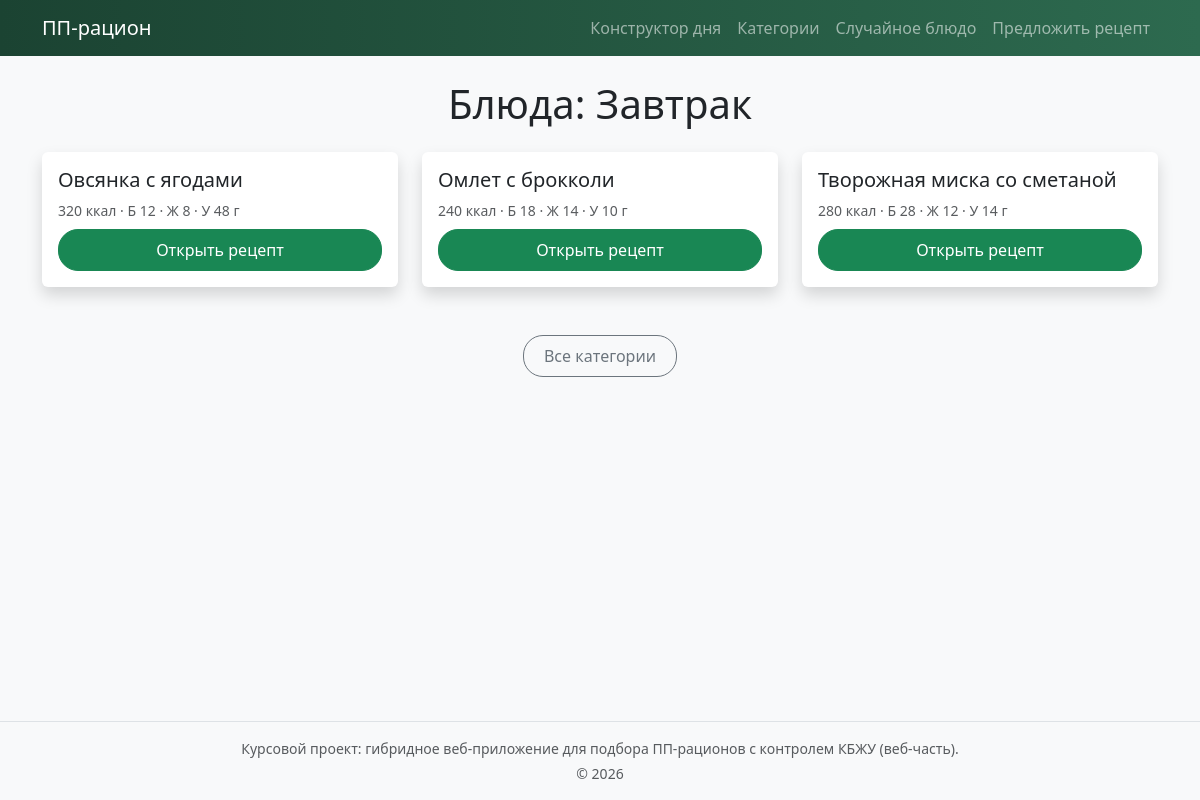
The app's page /category/Завтрак with its own data.
### tables this page shows
CREATE TABLE categories (
            id INTEGER PRIMARY KEY,
            name TEXT NOT NULL
        );

CREATE TABLE recipes (
            id INTEGER PRIMARY KEY,
            category_id INTEGER,
            name TEXT NOT NULL,
            instructions TEXT NOT NULL,
            kcal INTEGER NOT NULL,
            protein_g REAL NOT NULL,
            fat_g REAL NOT NULL,
            carbs_g REAL NOT NULL,
            FOREIGN KEY (category_id) REFERENCES categories (id)
        );

### app.py (the view)
@app.route('/category/<category_name>')
def category(category_name):
    recipes = get_recipes_by_category(category_name)
    return render_template(
        'category_recipes.html',
        category_name=category_name,
        recipes=recipes,
    )

### models.py (called while the page is built)
def get_db_connection():
    conn = sqlite3.connect(DB_PATH)
    conn.row_factory = sqlite3.Row
    return conn

def _row_to_recipe_summary(recipe):
    return {
        'id': recipe['id'],
        'name': recipe['name'],
        'category_id': recipe['category_id'],
        'instructions': recipe['instructions'],
        'kcal': recipe['kcal'],
        'protein_g': recipe['protein_g'],
        'fat_g': recipe['fat_g'],
        'carbs_g': recipe['carbs_g'],
    }

def get_recipes_by_category(category_name):
    conn = get_db_connection()
    cursor = conn.cursor()
    cursor.execute('SELECT id FROM categories WHERE name = ?', (category_name,))
    category_result = cursor.fetchone()
    if category_result:
        category_id = category_result[0]
        cursor.execute(
            'SELECT * FROM recipes WHERE category_id = ? ORDER BY name',
            (category_id,),
        )
        recipes_list = [_row_to_recipe_summary(r) for r in cursor.fetchall()]
    else:
        recipes_list = []
    conn.close()
    return recipes_list

### templates/category_recipes.html (shortened to what this page needs)
{% extends "base.html" %}
{% block content %}
<div class="row">
    <div class="col-12">
        <h1 class="mb-4 text-center">Блюда: {{ category_name }}</h1>
        {% if recipes %}
        <div class="row justify-content-center">
            {% for recipe in recipes %}
            <div class="col-md-6 col-lg-4 mb-4">
                <div class="card h-100 shadow">
                    <div class="card-body d-flex flex-column">
                        <h2 class="h5 card-title">{{ recipe.name }}</h2>
                        <p class="small text-muted mb-2">
                            {{ recipe.kcal }} ккал · Б {{ '%.0f'|format(recipe.protein_g) }} · Ж {{ '%.0f'|format(recipe.fat_g) }} · У {{ '%.0f'|format(recipe.carbs_g) }} г
                        </p>
                        <a href="{{ url_for('recipe', recipe_name=recipe.name) }}" class="btn btn-success mt-auto">
                            Открыть рецепт
                        </a>
                    </div>
                </div>
            </div>
            {% endfor %}
        </div>
        {% else %}
        <div class="alert alert-info text-center">
            В этой категории пока нет рецептов.
        </div>
        {% endif %}
        <div class="text-center mt-4">
            <a href="{{ url_for('categories') }}" class="btn btn-outline-secondary">Все категории</a>
        </div>
    </div>
</div>
{% endblock %}

### static/css/style.css (style rules this page uses)
html, body { height: 100%; margin: 0; padding: 0; }
body { display: flex; flex-direction: column; background-color: #f8f9fa; min-height: 100vh; }
.card { transition: transform 0.2s; border: none; }
.card-body { display: flex; flex-direction: column; }
.btn { border-radius: 20px; padding: 8px 20px; }
.text-center { text-align: center; }
.justify-content-center { justify-content: center; }

### records on screen
categories: name "Завтрак"
recipes: name "Овсянка с ягодами", kcal "320", protein_g "12", fat_g "8", carbs_g "48"
recipes: name "Омлет с брокколи", kcal "240", protein_g "18", fat_g "14", carbs_g "10"
recipes: name "Творожная миска со сметаной", kcal "280", protein_g "28", fat_g "12", carbs_g "14"
